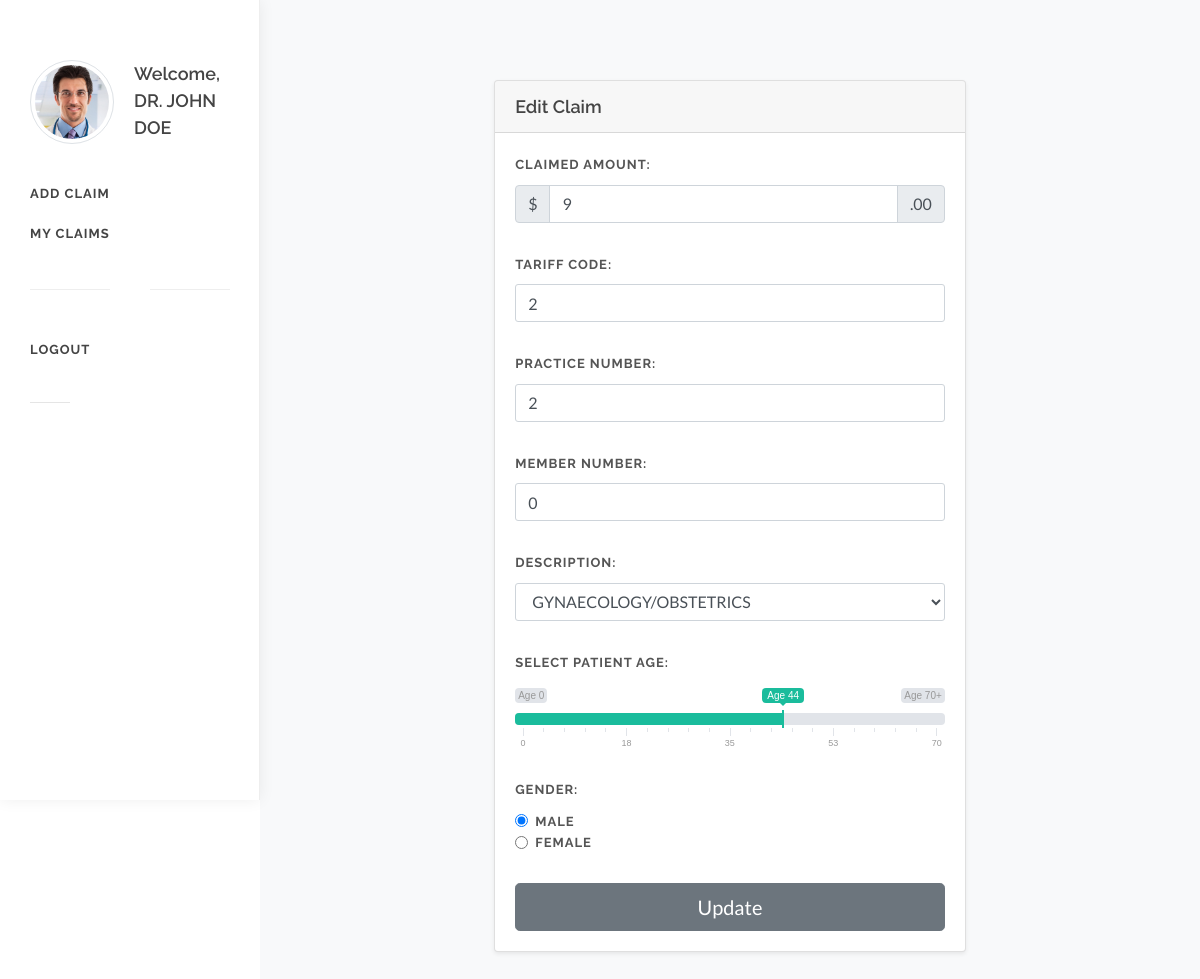
The page /doctorClaim/6 (signed in) on the database its author committed.
### claim/models.py (models this page shows)
class Account(models.Model):
    display_picture = models.ImageField(null=True, blank=True, editable=True, upload_to="images/")
    user = models.ForeignKey(settings.AUTH_USER_MODEL, on_delete=models.CASCADE)
    accountType = models.CharField(max_length=64)
    name = models.CharField(max_length=64, default="")
    department =  models.CharField(max_length=64, default="")
    username = models.CharField(max_length=64, default="")

class Claim(models.Model):
    doctor = models.ForeignKey(Account, on_delete=models.CASCADE)
    claimed = models.IntegerField()
    age = models.IntegerField()
    gender = models.CharField(max_length=50)
    practice = models.IntegerField()
    member = models.IntegerField(default=0)
    description = models.CharField(max_length=50)
    tariff = models.IntegerField()
    approval = models.CharField(max_length=50)
    confidence = models.FloatField(blank=True, null=True)
    trees = models.CharField(max_length=50)
    forest = models.CharField(max_length=50)
    created_at = models.DateTimeField(auto_now_add=True)
    updated_at = models.DateTimeField(auto_now=True)
    class Meta:
        ordering = ('-updated_at',)

### claim/views.py (the view, shortened to what this page needs)
# urls.py: path('doctorClaim/<int:claim_id>', views.doctorHomeUpdate, name='claim-update'),
def doctorHomeUpdate(request, claim_id):
    user = request.user
    account = Account.objects.get(user = user)
    oldClaim = Claim.objects.get(id =claim_id)
    if account.accountType == 'Doctor':
        return render(request, "claim/myClaimUpdate.html", {"claims":oldClaim, 'account':account})
    return render(request, "claim/login.html")

### claim/templates/claim/myClaimUpdate.html (shortened to what this page needs)
{% extends 'claim/docSide.html' %}
{% block body %}
		<section id="content">
			<div class="content-wrap bg-light">
				<div class="container">
					<div class="row justify-content-center">
						<div class="col-lg-7 col-md-10">
							<div class="card shadow-sm">
								<div class="card-header">
									<h4 class="mb-0">Edit Claim</h4>
								</div>
								<div class="card-body">
									<div class="form-windget">
										<form class="nobottommargin" id="" name="template-contactform" action method="post" enctype="multipart/form-data">
											<div class="row">
												<div class="col-12 bottommargin-sm">
													<label for="template-contactform-budget">Claimed Amount:</label>
													<div class="input-group">
													<div class="input-group-prepend">
														<span class="input-group-text">$</span>
													</div>
													<input id="template-contactform-budget" name="claim" value='{{claims.claimed}}' type="number" class="form-control" aria-label="Amount (to the nearest dollar)" placeholder="Enter Claimed Amount" required>
														<div class="input-group-append">
															<span class="input-group-text">.00</span>
														</div>
													</div>
												</div>
												<div class="col-12 bottommargin-sm">
													<label for="template-contactform-phone">Tariff Code:</label>
													<input type="number" id="template-contactform-phone" name="tariff" value='{{claims.tariff}}'class="form-control" placeholder="Enter Practice Number" required/>
												</div>
												<div class="col-12 bottommargin-sm">
													<label for="template-contactform-phone">Practice Number:</label>
													<input type="number" id="template-contactform-phone" name="practice" value='{{claims.practice}}'class="form-control" placeholder="Enter Practice Number" required/>
												</div>
												<div class="col-12 bottommargin-sm">
													<label for="template-contactform-phone">Member Number:</label>
													<input type="number" id="template-contactform-phone" name="member" value='{{claims.member}}'class="form-control" placeholder="Enter Practice Number" required/>
												</div>
												<div class="col-12 bottommargin-sm">
													<label for="template-contactform-default-select">Description:</label>
													<select id="template-contactform-default-select" value='{{claims.description}}' name="description" class="form-control" required>
														<option value="GYNAECOLOGY/OBSTETRICS" {% if claims.description == 'GYNAECOLOGY/OBSTETRICS' %}selected {% endif %}>GYNAECOLOGY/OBSTETRICS</option>
													</select>
												</div>
												<div class="col-12 bottommargin-sm">
													<label for="template-contactform-age" class="mb-3 clearfix">Select Patient Age:</label>
													<input id="template-contactform-age" value='{{claims.age}}'name="age" class="range_01 input-range-slider" required/>
												</div>
												<div class="col-12 bottommargin-sm">
													<label>Gender:</label>
													<div class="form-check">
														<input class="form-check-input" type="radio" name="gender" id="template-contactform-radio-label2" value="M" {% if claims.gender == 'M' %}checked {% endif %}>
														<label class="form-check-label" for="template-contactform-radio-label2">Male</label>
													</div>
													<div class="form-check">
														<input class="form-check-input" type="radio" name="gender" id="template-contactform-radio-label3" value="F" {% if claims.gender == 'F' %}checked {% endif %}>
														<label class="form-check-label" for="template-contactform-radio-label3">Female</label>
													</div>
												</div>
												<div class="col-12">
													<button type="submit" name="template-contactform-submit" class="btn btn-secondary btn-block btn-lg">Update</button>
												</div>
											</div>
										</form>
									</div>
								</div>
							</div>
						</div>
					</div>
				</div>
			</div>
		</section>
{% endblock %}

### claim/templates/claim/docSide.html (shortened to what this page needs)
{% extends 'claim/base.html' %}
{% block side %}
side-header
        {% endblock %}
{% block content %}
		<header id="header" class="no-sticky">
			<div id="header-rap">
				<div class="container clearfix">
					<div id="logo" class="nobottomborder">
						<a  class="standard-logo" ><img src="{{ account.display_picture.url }}" class="alignleft img-circle img-thumbnail notopmargin nobottommargin" alt="Avatar" style="max-width: 84px;">
							<h4>Welcome, {{account.name}}</h4>
						</a>
					</div>
					<nav id="primary-menu">
						<ul>
							<li><a href="{% url 'claim:doctor'%}"><div>Add Claim</div></a></li>
                            <li><a href="{% url 'claim:myclaims' %}"><div>My Claims</div></a></li>
							<div class="divider divider-center"><a  data-scrollto="#header"><i class="icon-settings"></i></a></div>
							<li><a href="{% url 'claim:logout' %}"><div>Logout</div></a></li>
						</ul>
					</nav>
				</div>
			</div>
		</header>
        {% block body %}
        {% endblock %}
{% endblock %}

### claim/static/claim/css/components/ion.rangeslider.css (style rules this page uses)
.irs-hidden-input { position: absolute !important; display: block !important; top: 0 !important; left: 0 !important; width: 0 !important; height: 0 !important; font-size: 0 !important; line-height: 0 !important; padding: 0 !important; margin: 0 !important; overflow: hidden; outline: none !important; z-index: -9999 !important; background: none !important; border-style: solid !important; border-color: transparent !important; }

### rows shown on the page
Account: display_picture (picture), name "DR. JOHN DOE"
Claim: claim "9", tariff "2", practice "2", member "0", description "GYNAECOLOGY/OBSTETRICS", age "44", gender "☑ MALE", gender "☐ FEMALE"
